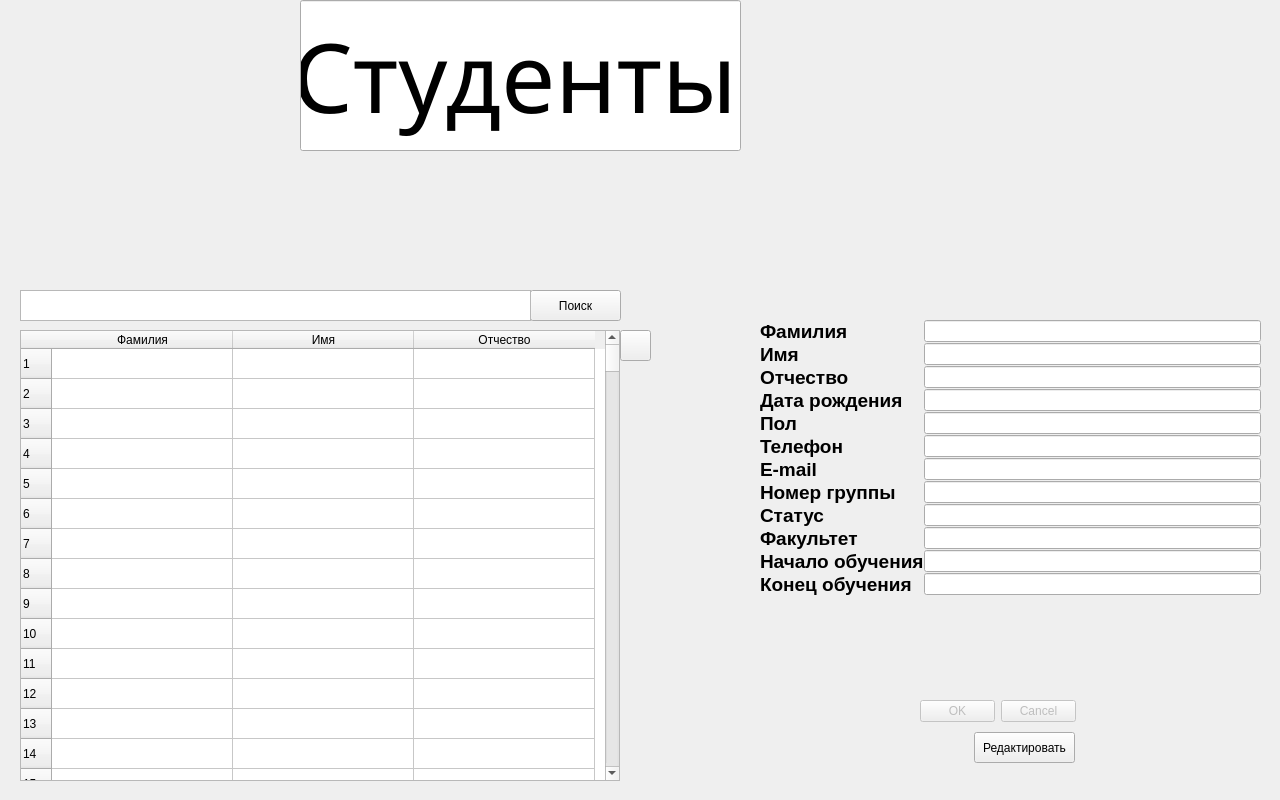
<?xml version="1.0" encoding="UTF-8"?>
<ui version="4.0">
 <class>Students</class>
 <widget class="QWidget" name="Students">
  <property name="geometry">
   <rect>
    <x>0</x>
    <y>0</y>
    <width>1280</width>
    <height>800</height>
   </rect>
  </property>
  <property name="windowTitle">
   <string>Form</string>
  </property>
  <widget class="QLabel" name="label_pageStudents">
   <property name="geometry">
    <rect>
     <x>0</x>
     <y>0</y>
     <width>1280</width>
     <height>800</height>
    </rect>
   </property>
   <property name="text">
    <string/>
   </property>
   <property name="pixmap">
    <pixmap>DesignImages/fon_end.png</pixmap>
   </property>
  </widget>
  <widget class="QLabel" name="lab_avatar">
   <property name="geometry">
    <rect>
     <x>870</x>
     <y>60</y>
     <width>227</width>
     <height>242</height>
    </rect>
   </property>
   <property name="text">
    <string/>
   </property>
   <property name="pixmap">
    <pixmap>DesignImages/Photo.png</pixmap>
   </property>
  </widget>
  <widget class="QLineEdit" name="lineEdit">
   <property name="geometry">
    <rect>
     <x>300</x>
     <y>0</y>
     <width>441</width>
     <height>151</height>
    </rect>
   </property>
   <property name="font">
    <font>
     <family>MoolBoran</family>
     <pointsize>72</pointsize>
    </font>
   </property>
   <property name="text">
    <string>Студенты</string>
   </property>
  </widget>
  <widget class="QTableWidget" name="tableStudents">
   <property name="geometry">
    <rect>
     <x>20</x>
     <y>330</y>
     <width>600</width>
     <height>451</height>
    </rect>
   </property>
   <property name="lineWidth">
    <number>1</number>
   </property>
   <property name="rowCount">
    <number>1000</number>
   </property>
   <attribute name="horizontalHeaderDefaultSectionSize">
    <number>181</number>
   </attribute>
   <row/>
   <row/>
   <row/>
   <row/>
   <row/>
   <row/>
   <row/>
   <row/>
   <row/>
   <row/>
   <row/>
   <row/>
   <row/>
   <row/>
   <row/>
   <row/>
   <row/>
   <row/>
   <row/>
   <row/>
   <row/>
   <row/>
   <row/>
   <row/>
   <row/>
   <row/>
   <row/>
   <row/>
   <row/>
   <row/>
   <row/>
   <row/>
   <row/>
   <row/>
   <row/>
   <row/>
   <row/>
   <row/>
   <row/>
   <row/>
   <row/>
   <row/>
   <row/>
   <row/>
   <row/>
   <row/>
   <row/>
   <row/>
   <row/>
   <row/>
   <row/>
   <row/>
   <row/>
   <row/>
   <row/>
   <row/>
   <row/>
   <row/>
   <row/>
   <row/>
   <row/>
   <row/>
   <row/>
   <row/>
   <row/>
   <row/>
   <row/>
   <row/>
   <row/>
   <row/>
   <row/>
   <row/>
   <row/>
   <row/>
   <row/>
   <row/>
   <row/>
   <row/>
   <row/>
   <row/>
   <row/>
   <row/>
   <row/>
   <row/>
   <row/>
   <row/>
   <row/>
   <row/>
   <row/>
   <row/>
   <row/>
   <row/>
   <row/>
   <row/>
   <row/>
   <row/>
   <row/>
   <row/>
   <row/>
   <row/>
   <row/>
   <row/>
   <row/>
   <row/>
   <row/>
   <row/>
   <row/>
   <row/>
   <row/>
   <row/>
   <row/>
   <row/>
   <row/>
   <row/>
   <row/>
   <row/>
   <row/>
   <row/>
   <row/>
   <row/>
   <row/>
   <row/>
   <row/>
   <row/>
   <row/>
   <row/>
   <row/>
   <row/>
   <row/>
   <row/>
   <row/>
   <row/>
   <row/>
   <row/>
   <row/>
   <row/>
   <row/>
   <row/>
   <row/>
   <row/>
   <row/>
   <row/>
   <row/>
   <row/>
   <row/>
   <row/>
   <row/>
   <row/>
   <row/>
   <row/>
   <row/>
   <row/>
   <row/>
   <row/>
   <row/>
   <row/>
   <row/>
   <row/>
   <row/>
   <row/>
   <row/>
   <row/>
   <row/>
   <row/>
   <row/>
   <row/>
   <row/>
   <row/>
   <row/>
   <row/>
   <row/>
   <row/>
   <row/>
   <row/>
   <row/>
   <row/>
   <row/>
   <row/>
   <row/>
   <row/>
   <row/>
   <row/>
   <row/>
   <row/>
   <row/>
   <row/>
   <row/>
   <row/>
   <row/>
   <row/>
   <row/>
   <row/>
   <row/>
   <row/>
   <row/>
   <row/>
   <row/>
   <row/>
   <row/>
   <row/>
   <row/>
   <row/>
   <row/>
   <row/>
   <row/>
   <row/>
   <row/>
   <row/>
   <row/>
   <row/>
   <row/>
   <row/>
   <row/>
   <row/>
   <row/>
   <row/>
   <row/>
   <row/>
   <row/>
   <row/>
   <row/>
   <row/>
   <row/>
   <row/>
   <row/>
   <row/>
   <row/>
   <row/>
   <row/>
   <row/>
   <row/>
   <row/>
   <row/>
   <row/>
   <row/>
   <row/>
   <row/>
   <row/>
   <row/>
   <row/>
   <row/>
   <row/>
   <row/>
   <row/>
   <row/>
   <row/>
   <row/>
   <row/>
   <row/>
   <row/>
   <row/>
   <row/>
   <row/>
   <row/>
   <row/>
   <row/>
   <row/>
   <row/>
   <row/>
   <row/>
   <row/>
   <row/>
   <row/>
   <row/>
   <row/>
   <row/>
   <row/>
   <row/>
   <row/>
   <row/>
   <row/>
   <row/>
   <row/>
   <row/>
   <row/>
   <row/>
   <row/>
   <row/>
   <row/>
   <row/>
   <row/>
   <row/>
   <row/>
   <row/>
   <row/>
   <row/>
   <row/>
   <row/>
   <row/>
   <row/>
   <row/>
   <row/>
   <row/>
   <row/>
   <row/>
   <row/>
   <row/>
   <row/>
   <row/>
   <row/>
   <row/>
   <row/>
   <row/>
   <row/>
   <row/>
   <row/>
   <row/>
   <row/>
   <row/>
   <row/>
   <row/>
   <row/>
   <row/>
   <row/>
   <row/>
   <row/>
   <row/>
   <row/>
   <row/>
   <row/>
   <row/>
   <row/>
   <row/>
   <row/>
   <row/>
   <row/>
   <row/>
   <row/>
   <row/>
   <row/>
   <row/>
   <row/>
   <row/>
   <row/>
   <row/>
   <row/>
   <row/>
   <row/>
   <row/>
   <row/>
   <row/>
   <row/>
   <row/>
   <row/>
   <row/>
   <row/>
   <row/>
   <row/>
   <row/>
   <row/>
   <row/>
   <row/>
   <row/>
   <row/>
   <row/>
   <row/>
   <row/>
   <row/>
   <row/>
   <row/>
   <row/>
   <row/>
   <row/>
   <row/>
   <row/>
   <row/>
   <row/>
   <row/>
   <row/>
   <row/>
   <row/>
   <row/>
   <row/>
   <row/>
   <row/>
   <row/>
   <row/>
   <row/>
   <row/>
   <row/>
   <row/>
   <row/>
   <row/>
   <row/>
   <row/>
   <row/>
   <row/>
   <row/>
   <row/>
   <row/>
   <row/>
   <row/>
   <row/>
   <row/>
   <row/>
   <row/>
   <row/>
   <row/>
   <row/>
   <row/>
   <row/>
   <row/>
   <row/>
   <row/>
   <row/>
   <row/>
   <row/>
   <row/>
   <row/>
   <row/>
   <row/>
   <row/>
   <row/>
   <row/>
   <row/>
   <row/>
   <row/>
   <row/>
   <row/>
   <row/>
   <row/>
   <row/>
   <row/>
   <row/>
   <row/>
   <row/>
   <row/>
   <row/>
   <row/>
   <row/>
   <row/>
   <row/>
   <row/>
   <row/>
   <row/>
   <row/>
   <row/>
   <row/>
   <row/>
   <row/>
   <row/>
   <row/>
   <row/>
   <row/>
   <row/>
   <row/>
   <row/>
   <row/>
   <row/>
   <row/>
   <row/>
   <row/>
   <row/>
   <row/>
   <row/>
   <row/>
   <row/>
   <row/>
   <row/>
   <row/>
   <row/>
   <row/>
   <row/>
   <row/>
   <row/>
   <row/>
   <row/>
   <row/>
   <row/>
   <row/>
   <row/>
   <row/>
   <row/>
   <row/>
   <row/>
   <row/>
   <row/>
   <row/>
   <row/>
   <row/>
   <row/>
   <row/>
   <row/>
   <row/>
   <row/>
   <row/>
   <row/>
   <row/>
   <row/>
   <row/>
   <row/>
   <row/>
   <row/>
   <row/>
   <row/>
   <row/>
   <row/>
   <row/>
   <row/>
   <row/>
   <row/>
   <row/>
   <row/>
   <row/>
   <row/>
   <row/>
   <row/>
   <row/>
   <row/>
   <row/>
   <row/>
   <row/>
   <row/>
   <row/>
   <row/>
   <row/>
   <row/>
   <row/>
   <row/>
   <row/>
   <row/>
   <row/>
   <row/>
   <row/>
   <row/>
   <row/>
   <row/>
   <row/>
   <row/>
   <row/>
   <row/>
   <row/>
   <row/>
   <row/>
   <row/>
   <row/>
   <row/>
   <row/>
   <row/>
   <row/>
   <row/>
   <row/>
   <row/>
   <row/>
   <row/>
   <row/>
   <row/>
   <row/>
   <row/>
   <row/>
   <row/>
   <row/>
   <row/>
   <row/>
   <row/>
   <row/>
   <row/>
   <row/>
   <row/>
   <row/>
   <row/>
   <row/>
   <row/>
   <row/>
   <row/>
   <row/>
   <row/>
   <row/>
   <row/>
   <row/>
   <row/>
   <row/>
   <row/>
   <row/>
   <row/>
   <row/>
   <row/>
   <row/>
   <row/>
   <row/>
   <row/>
   <row/>
   <row/>
   <row/>
   <row/>
   <row/>
   <row/>
   <row/>
   <row/>
   <row/>
   <row/>
   <row/>
   <row/>
   <row/>
   <row/>
   <row/>
   <row/>
   <row/>
   <row/>
   <row/>
   <row/>
   <row/>
   <row/>
   <row/>
   <row/>
   <row/>
   <row/>
   <row/>
   <row/>
   <row/>
   <row/>
   <row/>
   <row/>
   <row/>
   <row/>
   <row/>
   <row/>
   <row/>
   <row/>
   <row/>
   <row/>
   <row/>
   <row/>
   <row/>
   <row/>
   <row/>
   <row/>
   <row/>
   <row/>
   <row/>
   <row/>
   <row/>
   <row/>
   <row/>
   <row/>
   <row/>
   <row/>
   <row/>
   <row/>
   <row/>
   <row/>
   <row/>
   <row/>
   <row/>
   <row/>
   <row/>
   <row/>
   <row/>
   <row/>
   <row/>
   <row/>
   <row/>
   <row/>
   <row/>
   <row/>
   <row/>
   <row/>
   <row/>
   <row/>
   <row/>
   <row/>
   <row/>
   <row/>
   <row/>
   <row/>
   <row/>
   <row/>
   <row/>
   <row/>
   <row/>
   <row/>
   <row/>
   <row/>
   <row/>
   <row/>
   <row/>
   <row/>
   <row/>
   <row/>
   <row/>
   <row/>
   <row/>
   <row/>
   <row/>
   <row/>
   <row/>
   <row/>
   <row/>
   <row/>
   <row/>
   <row/>
   <row/>
   <row/>
   <row/>
   <row/>
   <row/>
   <row/>
   <row/>
   <row/>
   <row/>
   <row/>
   <row/>
   <row/>
   <row/>
   <row/>
   <row/>
   <row/>
   <row/>
   <row/>
   <row/>
   <row/>
   <row/>
   <row/>
   <row/>
   <row/>
   <row/>
   <row/>
   <row/>
   <row/>
   <row/>
   <row/>
   <row/>
   <row/>
   <row/>
   <row/>
   <row/>
   <row/>
   <row/>
   <row/>
   <row/>
   <row/>
   <row/>
   <row/>
   <row/>
   <row/>
   <row/>
   <row/>
   <row/>
   <row/>
   <row/>
   <row/>
   <row/>
   <row/>
   <row/>
   <row/>
   <row/>
   <row/>
   <row/>
   <row/>
   <row/>
   <row/>
   <row/>
   <row/>
   <row/>
   <row/>
   <row/>
   <row/>
   <row/>
   <row/>
   <row/>
   <row/>
   <row/>
   <row/>
   <row/>
   <row/>
   <row/>
   <row/>
   <row/>
   <row/>
   <row/>
   <row/>
   <row/>
   <row/>
   <row/>
   <row/>
   <row/>
   <row/>
   <row/>
   <row/>
   <row/>
   <row/>
   <row/>
   <row/>
   <row/>
   <row/>
   <row/>
   <row/>
   <row/>
   <row/>
   <row/>
   <row/>
   <row/>
   <row/>
   <row/>
   <row/>
   <row/>
   <row/>
   <row/>
   <row/>
   <row/>
   <row/>
   <row/>
   <row/>
   <row/>
   <row/>
   <row/>
   <row/>
   <row/>
   <row/>
   <row/>
   <row/>
   <row/>
   <row/>
   <row/>
   <row/>
   <row/>
   <row/>
   <row/>
   <row/>
   <row/>
   <row/>
   <row/>
   <row/>
   <row/>
   <row/>
   <row/>
   <row/>
   <row/>
   <row/>
   <row/>
   <row/>
   <row/>
   <row/>
   <row/>
   <row/>
   <row/>
   <row/>
   <row/>
   <row/>
   <row/>
   <row/>
   <row/>
   <row/>
   <row/>
   <row/>
   <row/>
   <row/>
   <row/>
   <row/>
   <row/>
   <row/>
   <row/>
   <row/>
   <row/>
   <row/>
   <row/>
   <row/>
   <row/>
   <row/>
   <row/>
   <row/>
   <row/>
   <row/>
   <row/>
   <row/>
   <row/>
   <row/>
   <row/>
   <row/>
   <row/>
   <row/>
   <row/>
   <row/>
   <row/>
   <row/>
   <row/>
   <row/>
   <row/>
   <row/>
   <row/>
   <row/>
   <row/>
   <row/>
   <row/>
   <row/>
   <row/>
   <row/>
   <row/>
   <row/>
   <row/>
   <row/>
   <row/>
   <row/>
   <row/>
   <row/>
   <row/>
   <row/>
   <row/>
   <row/>
   <row/>
   <row/>
   <row/>
   <row/>
   <row/>
   <row/>
   <row/>
   <row/>
   <row/>
   <row/>
   <row/>
   <row/>
   <row/>
   <row/>
   <row/>
   <row/>
   <row/>
   <row/>
   <row/>
   <row/>
   <row/>
   <row/>
   <row/>
   <row/>
   <row/>
   <row/>
   <row/>
   <row/>
   <row/>
   <row/>
   <row/>
   <row/>
   <row/>
   <row/>
   <row/>
   <row/>
   <row/>
   <row/>
   <row/>
   <row/>
   <row/>
   <row/>
   <row/>
   <row/>
   <row/>
   <row/>
   <row/>
   <row/>
   <row/>
   <row/>
   <row/>
   <row/>
   <row/>
   <row/>
   <row/>
   <row/>
   <row/>
   <row/>
   <row/>
   <row/>
   <row/>
   <row/>
   <row/>
   <row/>
   <row/>
   <row/>
   <row/>
   <row/>
   <row/>
   <row/>
   <row/>
   <row/>
   <row/>
   <row/>
   <row/>
   <row/>
   <row/>
   <row/>
   <row/>
   <row/>
   <row/>
   <row/>
   <row/>
   <row/>
   <row/>
   <row/>
   <row/>
   <row/>
   <row/>
   <row/>
   <row/>
   <row/>
   <row/>
   <row/>
   <row/>
   <row/>
   <row/>
   <row/>
   <row/>
   <row/>
   <row/>
   <column>
    <property name="text">
     <string>Фамилия</string>
    </property>
   </column>
   <column>
    <property name="text">
     <string>Имя</string>
    </property>
   </column>
   <column>
    <property name="text">
     <string>Отчество</string>
    </property>
   </column>
  </widget>
  <widget class="QPushButton" name="pushButton">
   <property name="geometry">
    <rect>
     <x>620</x>
     <y>330</y>
     <width>31</width>
     <height>31</height>
    </rect>
   </property>
   <property name="text">
    <string/>
   </property>
   <property name="icon">
    <iconset>
     <normaloff>DesignImages/Add_end.png</normaloff>DesignImages/Add_end.png</iconset>
   </property>
   <property name="iconSize">
    <size>
     <width>31</width>
     <height>31</height>
    </size>
   </property>
  </widget>
  <widget class="QWidget" name="formLayoutWidget_2">
   <property name="geometry">
    <rect>
     <x>760</x>
     <y>320</y>
     <width>501</width>
     <height>291</height>
    </rect>
   </property>
   <layout class="QFormLayout" name="formLayout_2">
    <property name="horizontalSpacing">
     <number>0</number>
    </property>
    <property name="verticalSpacing">
     <number>0</number>
    </property>
    <item row="0" column="0">
     <widget class="QLabel" name="lab_Firstname">
      <property name="font">
       <font>
        <pointsize>14</pointsize>
        <weight>75</weight>
        <bold>true</bold>
       </font>
      </property>
      <property name="text">
       <string>Фамилия</string>
      </property>
     </widget>
    </item>
    <item row="0" column="1">
     <widget class="QLineEdit" name="line_LastName"/>
    </item>
    <item row="1" column="0">
     <widget class="QLabel" name="lab_Name">
      <property name="font">
       <font>
        <pointsize>14</pointsize>
        <weight>75</weight>
        <bold>true</bold>
       </font>
      </property>
      <property name="text">
       <string>Имя</string>
      </property>
     </widget>
    </item>
    <item row="1" column="1">
     <widget class="QLineEdit" name="line_Name"/>
    </item>
    <item row="2" column="0">
     <widget class="QLabel" name="lab_Patronimyc">
      <property name="font">
       <font>
        <pointsize>14</pointsize>
        <weight>75</weight>
        <bold>true</bold>
       </font>
      </property>
      <property name="text">
       <string>Отчество</string>
      </property>
     </widget>
    </item>
    <item row="2" column="1">
     <widget class="QLineEdit" name="line_Patronymic"/>
    </item>
    <item row="3" column="0">
     <widget class="QLabel" name="lab_Age">
      <property name="font">
       <font>
        <pointsize>14</pointsize>
        <weight>75</weight>
        <bold>true</bold>
       </font>
      </property>
      <property name="text">
       <string>Дата рождения</string>
      </property>
     </widget>
    </item>
    <item row="3" column="1">
     <widget class="QLineEdit" name="line_Age"/>
    </item>
    <item row="4" column="0">
     <widget class="QLabel" name="lab_Sex">
      <property name="font">
       <font>
        <pointsize>14</pointsize>
        <weight>75</weight>
        <bold>true</bold>
       </font>
      </property>
      <property name="text">
       <string>Пол</string>
      </property>
     </widget>
    </item>
    <item row="4" column="1">
     <widget class="QLineEdit" name="line_Sex"/>
    </item>
    <item row="5" column="0">
     <widget class="QLabel" name="lab_Phone">
      <property name="font">
       <font>
        <pointsize>14</pointsize>
        <weight>75</weight>
        <bold>true</bold>
       </font>
      </property>
      <property name="text">
       <string>Телефон</string>
      </property>
     </widget>
    </item>
    <item row="5" column="1">
     <widget class="QLineEdit" name="line_Phone"/>
    </item>
    <item row="6" column="0">
     <widget class="QLabel" name="lab_Email">
      <property name="font">
       <font>
        <pointsize>14</pointsize>
        <weight>75</weight>
        <bold>true</bold>
       </font>
      </property>
      <property name="text">
       <string>E-mail</string>
      </property>
     </widget>
    </item>
    <item row="6" column="1">
     <widget class="QLineEdit" name="line_Email"/>
    </item>
    <item row="7" column="0">
     <widget class="QLabel" name="lab_GroupNumber">
      <property name="font">
       <font>
        <pointsize>14</pointsize>
        <weight>75</weight>
        <bold>true</bold>
       </font>
      </property>
      <property name="text">
       <string>Номер группы</string>
      </property>
     </widget>
    </item>
    <item row="7" column="1">
     <widget class="QLineEdit" name="line_GroupNumber"/>
    </item>
    <item row="8" column="0">
     <widget class="QLabel" name="lab_Status">
      <property name="font">
       <font>
        <pointsize>14</pointsize>
        <weight>75</weight>
        <bold>true</bold>
       </font>
      </property>
      <property name="text">
       <string>Статус</string>
      </property>
     </widget>
    </item>
    <item row="8" column="1">
     <widget class="QLineEdit" name="line_Status"/>
    </item>
    <item row="10" column="0">
     <widget class="QLabel" name="lab_Faculty">
      <property name="font">
       <font>
        <pointsize>14</pointsize>
        <weight>75</weight>
        <bold>true</bold>
       </font>
      </property>
      <property name="text">
       <string>Факультет</string>
      </property>
     </widget>
    </item>
    <item row="10" column="1">
     <widget class="QLineEdit" name="line_Faculty"/>
    </item>
    <item row="11" column="0">
     <widget class="QLabel" name="lab_StartEdu">
      <property name="font">
       <font>
        <pointsize>14</pointsize>
        <weight>75</weight>
        <bold>true</bold>
       </font>
      </property>
      <property name="text">
       <string>Начало обучения</string>
      </property>
     </widget>
    </item>
    <item row="11" column="1">
     <widget class="QLineEdit" name="line_StartEdu"/>
    </item>
    <item row="12" column="1">
     <widget class="QLineEdit" name="line_EndEdu"/>
    </item>
    <item row="12" column="0">
     <widget class="QLabel" name="lab_EndEdu">
      <property name="font">
       <font>
        <pointsize>14</pointsize>
        <weight>75</weight>
        <bold>true</bold>
       </font>
      </property>
      <property name="text">
       <string>Конец обучения</string>
      </property>
     </widget>
    </item>
   </layout>
  </widget>
  <widget class="QPushButton" name="ButtonSearch">
   <property name="geometry">
    <rect>
     <x>530</x>
     <y>290</y>
     <width>91</width>
     <height>31</height>
    </rect>
   </property>
   <property name="text">
    <string>Поиск</string>
   </property>
  </widget>
  <widget class="QDialogButtonBox" name="buttonBox">
   <property name="enabled">
    <bool>false</bool>
   </property>
   <property name="geometry">
    <rect>
     <x>920</x>
     <y>700</y>
     <width>156</width>
     <height>23</height>
    </rect>
   </property>
   <property name="standardButtons">
    <set>QDialogButtonBox::Cancel|QDialogButtonBox::Ok</set>
   </property>
  </widget>
  <widget class="QPushButton" name="pushButton_Edit">
   <property name="geometry">
    <rect>
     <x>974</x>
     <y>732</y>
     <width>101</width>
     <height>31</height>
    </rect>
   </property>
   <property name="text">
    <string>Редактировать</string>
   </property>
  </widget>
  <widget class="QTextEdit" name="textSearch">
   <property name="geometry">
    <rect>
     <x>20</x>
     <y>290</y>
     <width>511</width>
     <height>31</height>
    </rect>
   </property>
  </widget>
 </widget>
 <resources/>
 <connections/>
</ui>
